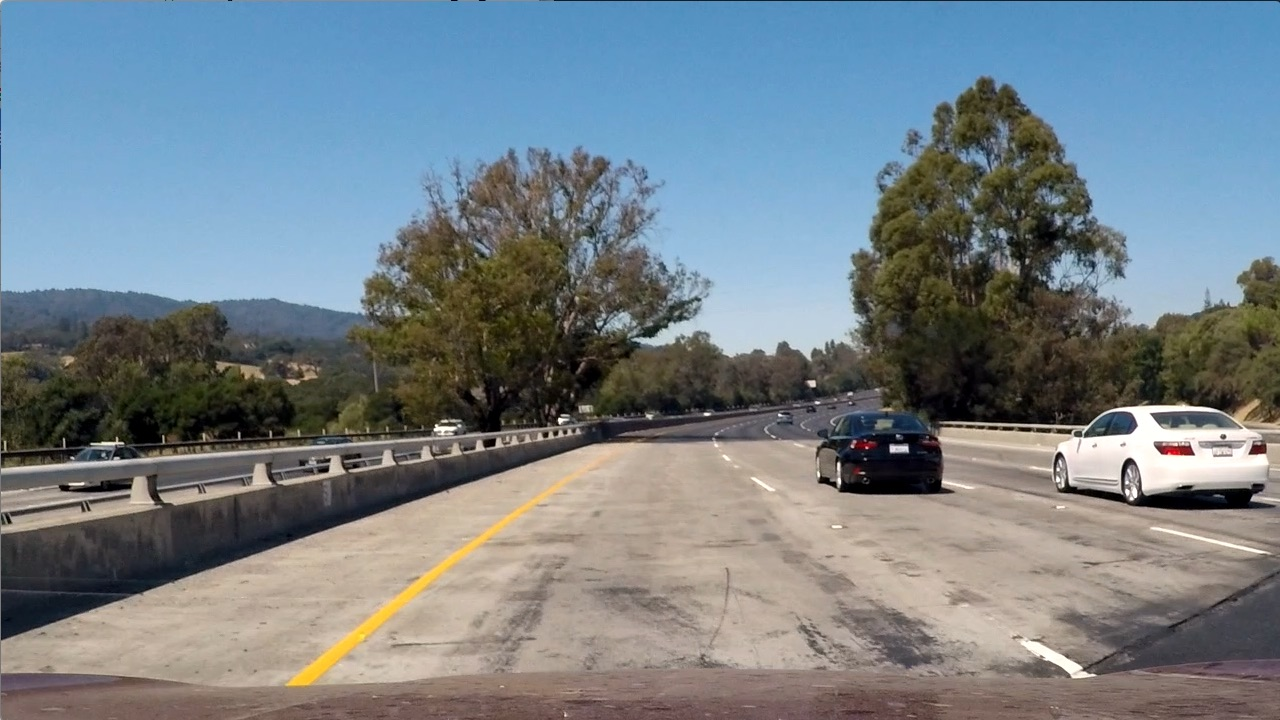
#> input picture test1.jpg, 1280 x 720 px
$ python -i views.py   (imports and definitions only)   (older library calls are emulated)
#> lines starting #> are read from the running program, lines starting #| are printed output that depends on the picture; after the words box and inside, x2 and y2 are one past the last pixel; in counts of white or black regions, pixels touching at a corner belong together
### darkflow/net/build.py
import tensorflow as tf
import time
from . import help
from . import flow
from .ops import op_create, identity
from .ops import HEADER, LINE
from .framework import create_framework
from ..dark.darknet import Darknet
import json
import os

class TFNet(object):

	_TRAINER = dict({
		'rmsprop': tf.train.RMSPropOptimizer,
		'adadelta': tf.train.AdadeltaOptimizer,
		'adagrad': tf.train.AdagradOptimizer,
		'adagradDA': tf.train.AdagradDAOptimizer,
		'momentum': tf.train.MomentumOptimizer,
		'adam': tf.train.AdamOptimizer,
		'ftrl': tf.train.FtrlOptimizer,
		'sgd': tf.train.GradientDescentOptimizer
	})

	# imported methods
	_get_fps = help._get_fps
	say = help.say
	train = flow.train
	camera = help.camera
	predict = flow.predict
	return_predict = flow.return_predict
	to_darknet = help.to_darknet
	build_train_op = help.build_train_op
	load_from_ckpt = help.load_from_ckpt

	def __init__(self, FLAGS, darknet = None):
		self.ntrain = 0

		if isinstance(FLAGS, dict):
			from ..defaults import argHandler
			newFLAGS = argHandler()
			newFLAGS.setDefaults()
			newFLAGS.update(FLAGS)
			FLAGS = newFLAGS

		self.FLAGS = FLAGS
		if self.FLAGS.pbLoad and self.FLAGS.metaLoad:
			self.say('\nLoading from .pb and .meta')
			self.graph = tf.Graph()
			device_name = FLAGS.gpuName \
				if FLAGS.gpu > 0.0 else None
			with tf.device(device_name):
				with self.graph.as_default() as g:
					self.build_from_pb()
			return

		if darknet is None:
			darknet = Darknet(FLAGS)
			self.ntrain = len(darknet.layers)

		self.darknet = darknet
		args = [darknet.meta, FLAGS]
		self.num_layer = len(darknet.layers)
		self.framework = create_framework(*args)

		self.meta = darknet.meta

		self.say('\nBuilding net ...')
		start = time.time()
		self.graph = tf.Graph()
		device_name = FLAGS.gpuName \
			if FLAGS.gpu > 0.0 else None
		print("Testing device_name",device_name)
		gpu_options = tf.GPUOptions(per_process_gpu_memory_fraction=0.7)
		sess = tf.Session(config=tf.ConfigProto(gpu_options=gpu_options))

		with tf.device(device_name):
			with self.graph.as_default() as g:
				self.build_forward()
				self.setup_meta_ops()
		self.say('Finished in {}s\n'.format(
			time.time() - start))

	# [98 lines left out: functions build_from_pb, build_forward, setup_meta_ops, savepb, not called in this run]

### detection/views.py
from django.shortcuts import render

# Create your views here.
from django.views.decorators.csrf import csrf_exempt
from scipy.spatial.distance import *
from django.http import JsonResponse
import numpy as np
import urllib.request
import json
import cv2 as cv,cv2
import os
import numpy as np
import math
import pandas as pd
import pickle
import io
import glob
import threading
from darkflow.net.build import TFNet
import math
import imutils

# define the path to the face detector
'''fourcc = cv2.VideoWriter_fourcc(*'XVID')
out = cv2.VideoWriter('output.mp4',fourcc, 20.0, (640,480))'''


#global pt
class Obstacles:
    # [14 lines left out: function assign, not called in this run]


    def assign_dist(self,distance=None):
        self.distance=distance

    '''def assign_offset(self):
        obj_offset=lane_center - self.middle_x
        if(obj_offset<0):
            self.offset="L"'''


    def contents(self):
        print("label",self.label,"\nconfidence",self.confidence,"\ntopleft",self.topleft_x,"topleft_y",self.topleft_y,
            "bottomright_x",self.bottomright_x,"bottomright_y",self.bottomright_y,"middle_x",self.middle_x,"middle_y",self.middle_y,"distance",self.distance)


def calc_middle(x,y):
    return int((x+y)/2)


def calc_distance(x,y):
    a=np.array([x,y])
    return euclidean(pt,a)


# [31 lines left out: functions find_nearest_obstacle, getOffsetStatus, findObstaclesInPath, not called in this run]


# [1 line not run here, left out]
# [1 line that did not run here, left out]
# [1 line that did not run here, left out]
# [1 line that did not run here, left out]
# [1 line that did not run here, left out]
# [1 line not run here, left out]
# [1 line that did not run here, left out]
# [1 line that did not run here, left out]
# [1 line that did not run here, left out]


options = {"model": "cfg/yolo.cfg", "load": "bin/yolo.weights", "threshold": 0.1}


# [1 line that did not run here, left out]

#global first_frame
# [257 lines left out: functions detect, object_detect, lanedetect, track_lanes_initialize, distort_correct, not called in this run]

def abs_sobel_thresh(img, orient='x', thresh=(0,255)):
    # Convert to grayscale
    gray = cv.cvtColor(img, cv.COLOR_RGB2GRAY)
    # Apply x or y gradient with the OpenCV Sobel() function
    # and take the absolute value
    if orient == 'x':
        abs_sobel = np.absolute(cv.Sobel(gray, cv.CV_64F, 1, 0))
    if orient == 'y':
        abs_sobel = np.absolute(cv.Sobel(gray, cv.CV_64F, 0, 1))
    # Rescale back to 8 bit integer
    scaled_sobel = np.uint8(255*abs_sobel/np.max(abs_sobel))
    # Create a copy and apply the threshold
    binary_output = np.zeros_like(scaled_sobel)
    # Here I'm using inclusive (>=, <=) thresholds, but exclusive is ok too
    binary_output[(scaled_sobel >= thresh[0]) & (scaled_sobel <= thresh[1])] = 1

    # Return the result
    return binary_output

def mag_threshold(img, sobel_kernel=3, thresh=(0, 255)):
    # 1) Convert to grayscale
    gray = cv.cvtColor(img, cv.COLOR_RGB2GRAY)
    # 2) Take the gradient in x and y separately
    x = cv.Sobel(gray, cv.CV_64F, 1, 0, ksize=sobel_kernel)
    y = cv.Sobel(gray, cv.CV_64F, 0, 1, ksize=sobel_kernel)
    # 3) Calculate the xy magnitude
    mag = np.sqrt(x**2 + y**2)
    # 4) Scale to 8-bit (0 - 255) and convert to type = np.uint8
    scale = np.max(mag)/255
    eightbit = (mag/scale).astype(np.uint8)
    # 5) Create a binary mask where mag thresholds are met
    binary_output = np.zeros_like(eightbit)
    binary_output[(eightbit > thresh[0]) & (eightbit < thresh[1])] =1
    return binary_output


def dir_threshold(img, sobel_kernel=3, thresh=(0, np.pi/2)):
    # 1) Convert to grayscale
    gray = cv.cvtColor(img, cv.COLOR_RGB2GRAY)
    # 2) Take the gradient in x and y separately
    x = np.absolute(cv.Sobel(gray, cv.CV_64F, 1, 0, ksize=sobel_kernel))
    y = np.absolute(cv.Sobel(gray, cv.CV_64F, 0, 1, ksize=sobel_kernel))
    # 4) Use np.arctan2(abs_sobely, abs_sobelx) to calculate the direction of the gradient
    direction = np.arctan2(y, x)
    binary_output = np.zeros_like(direction)
    binary_output[(direction > thresh[0]) & (direction < thresh[1])] = 1
    return binary_output


def hls_select(img, sthresh=(0, 255),lthresh=()):
    # 1) Convert to HLS color space
#> called with sthresh = (140, 255), lthresh = (120, 255)
    hls_img = cv.cvtColor(img, cv.COLOR_RGB2HLS)
#> hls_img: shape (720, 1280, 3); mean of channels 0, 1, 2 60.1, 126.8, 73
    # 2) Apply a threshold to the S channel
    L = hls_img[:,:,1]
    S = hls_img[:,:,2]
    # 3) Return a binary image of threshold result
    binary_output = np.zeros_like(S)
    binary_output[(S >= sthresh[0]) & (S <= sthresh[1])
                 & (L > lthresh[0]) & (L <= lthresh[1])] = 1
    return binary_output

# [7 lines left out: function red_select, not called in this run]


def binary_pipeline(img):

    img_copy = cv.GaussianBlur(img, (3, 3), 0)
    #img_copy = np.copy(img)

    # color channels
    s_binary = hls_select(img_copy, sthresh=(140, 255), lthresh=(120, 255))
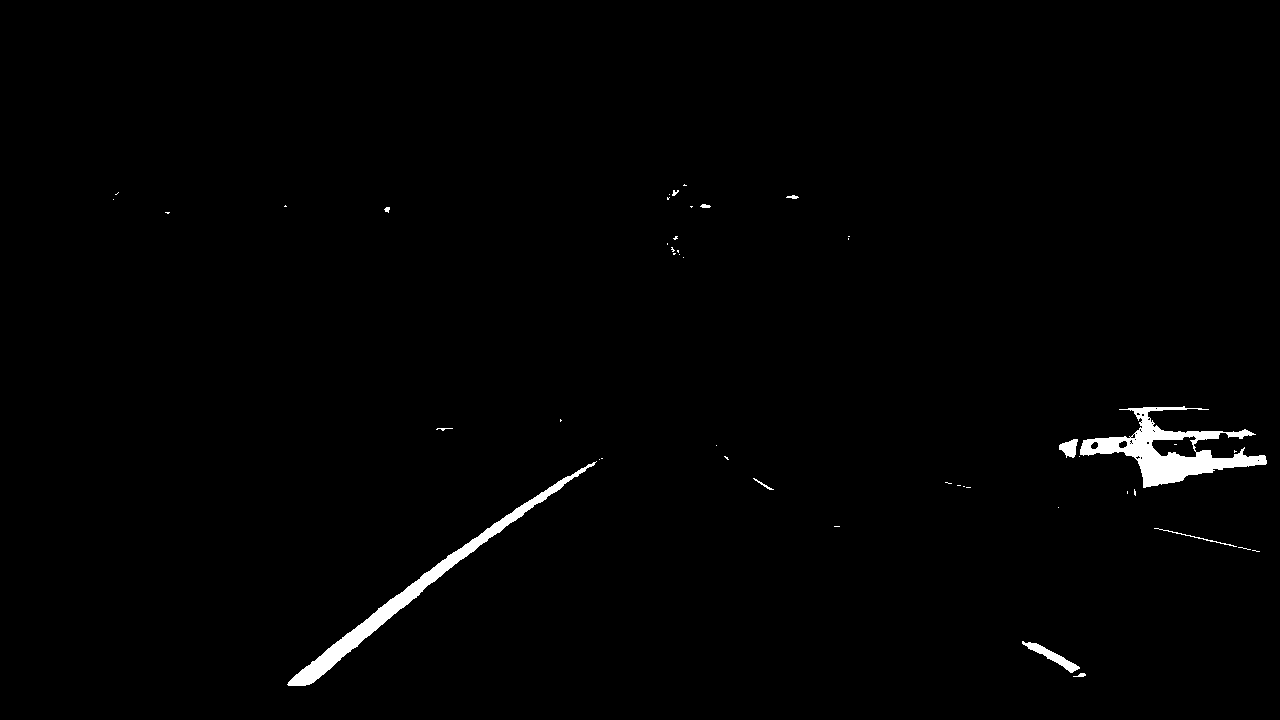
#> s_binary: shape (720, 1280); values 0 (black) and 1 (white), 1.1% white; 47 white regions (35 under 20 px), largest, box (x1, y1, x2, y2) and area: (1080, 406, 1267, 488) 4981, (287, 461, 597, 686) 4221, (1022, 641, 1080, 673) 462
    #red_binary = red_select(img_copy, thresh=(200,255))

    # Sobel x
    x_binary = abs_sobel_thresh(img_copy,thresh=(25, 200))
#> x_binary: shape (720, 1280); values 0 (black) and 1 (white), 5.4% white in thin lines or dots
    y_binary = abs_sobel_thresh(img_copy,thresh=(25, 200), orient='y')
#> y_binary: shape (720, 1280); values 0 (black) and 1 (white), 8.8% white; 3294 white regions (2820 under 20 px), largest, box (x1, y1, x2, y2) and area: (0, 395, 846, 642) 16162, (928, 396, 1280, 457) 5034, (0, 448, 397, 536) 3883
    xy = cv.bitwise_and(x_binary, y_binary)
#> xy: shape (720, 1280); values 0 (black) and 1 (white), 2.1% white in thin lines or dots

    #magnitude & direction
    mag_binary = mag_threshold(img_copy, sobel_kernel=3, thresh=(30,100))
#> in mag_threshold, `y = cv.Sobel(gray, cv.CV_64F, 0, 1, ksize=sobel_kernel)`:
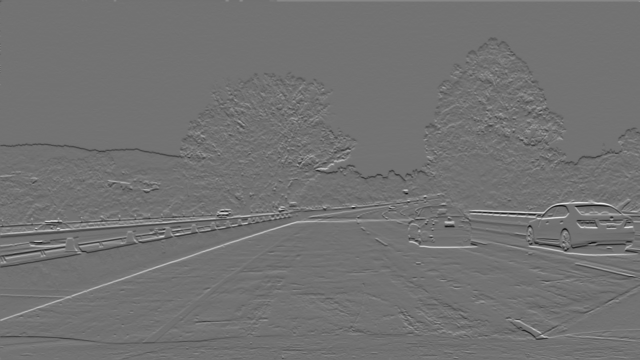
#> y: shape (720, 1280) float64 (shown at 1/2 size); min -573, max 700, mean -0.2; drawn with min black and max white
#> in mag_threshold, `scale = np.max(mag)/255`: scale = 2.75
#> mag_binary: shape (720, 1280); values 0 (black) and 1 (white), 8.7% white in thin lines or dots
    dir_binary = dir_threshold(img_copy, sobel_kernel=3, thresh=(0.8, 1.2))
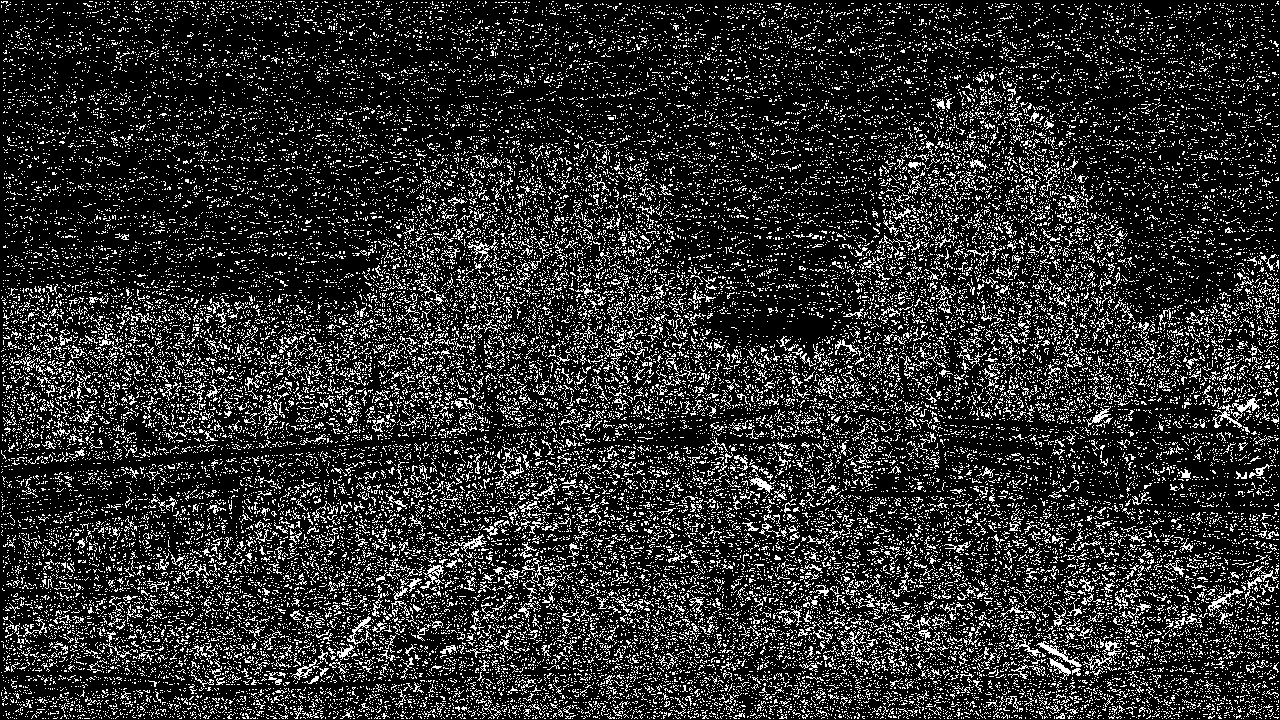
#> dir_binary: shape (720, 1280) float64; values 0 (black) and 1 (white), 18.1% white in thin lines or dots

    # Stack each channel
    gradient = np.zeros_like(s_binary)
    gradient[((x_binary == 1) & (y_binary == 1)) | ((mag_binary == 1) & (dir_binary == 1))] = 1
    final_binary = cv.bitwise_or(s_binary, gradient)
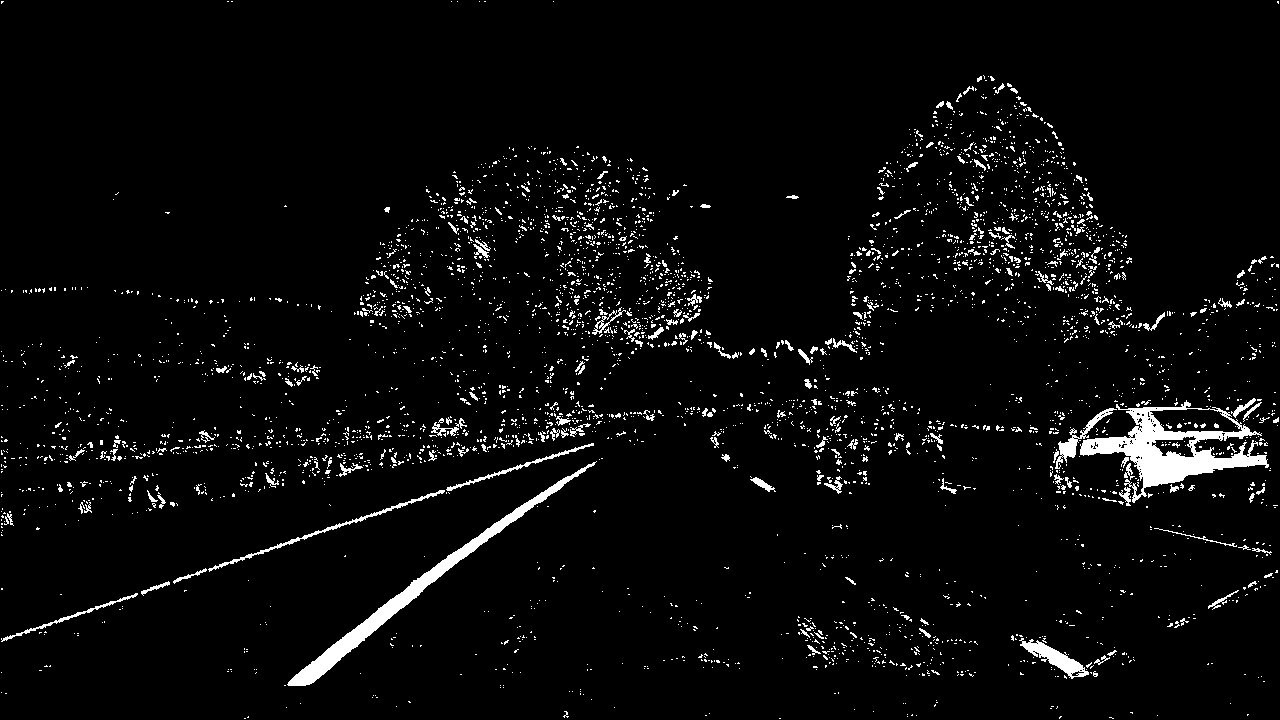
#> final_binary: shape (720, 1280); values 0 (black) and 1 (white), 4% white; 4189 white regions (3974 under 20 px), largest, box (x1, y1, x2, y2) and area: (1080, 400, 1269, 503) 5914, (287, 461, 597, 686) 4240, (1019, 638, 1089, 679) 908

    return final_binary


# [102 lines left out: functions warp_image, track_lanes_update, not called in this run]

def get_val(y,poly_coeff):
    return poly_coeff[0]*y**2+poly_coeff[1]*y+poly_coeff[2]

# [97 lines left out: functions lane_fill_poly, measure_curve, vehicle_offset, not called in this run]

>>> import cv2
>>> picture = cv2.cvtColor(cv2.imread('../test1.jpg'), cv2.COLOR_BGR2RGB)
>>> result = binary_pipeline(picture)

$ run again, on test2.jpg
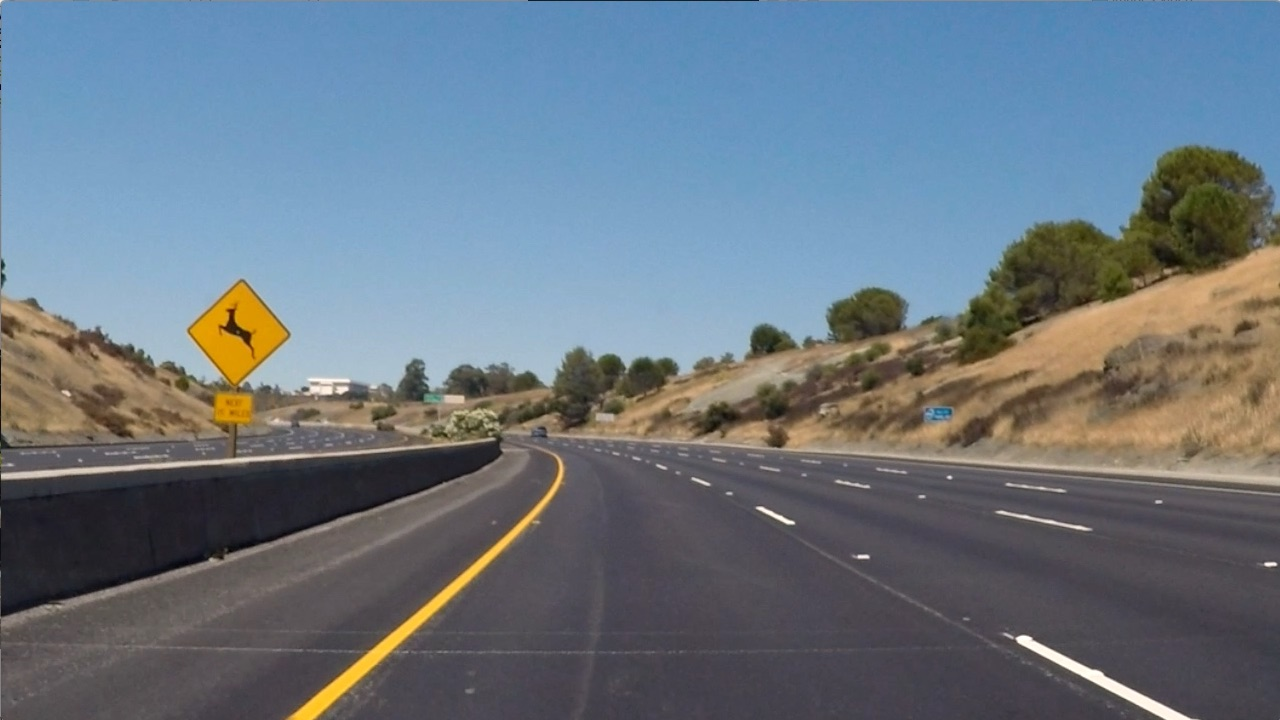
#> input picture test2.jpg, 1280 x 720 px
#> hls_img: shape (720, 1280, 3); mean of channels 0, 1, 2 92, 117.9, 63.4
#> s_binary: shape (720, 1280); values 0 (black) and 1 (white), 0.57% white; 26 white regions (19 under 20 px), largest, box (x1, y1, x2, y2) and area: (290, 463, 563, 720) 3630, (1018, 637, 1188, 720) 1344, (222, 330, 250, 352) 69
#> x_binary: shape (720, 1280); values 0 (black) and 1 (white), 4.9% white; 1618 white regions (1226 under 20 px), largest, box (x1, y1, x2, y2) and area: (284, 450, 567, 720) 3823, (235, 278, 293, 393) 930, (185, 278, 241, 386) 836
#> y_binary: shape (720, 1280); values 0 (black) and 1 (white), 7.7% white; 1149 white regions (834 under 20 px), largest, box (x1, y1, x2, y2) and area: (0, 360, 1280, 497) 16747, (0, 440, 566, 619) 4138, (285, 471, 565, 719) 3434
#> xy: shape (720, 1280); values 0 (black) and 1 (white), 2.7% white in thin lines or dots
#> in mag_threshold, `y = cv.Sobel(gray, cv.CV_64F, 0, 1, ksize=sobel_kernel)`:
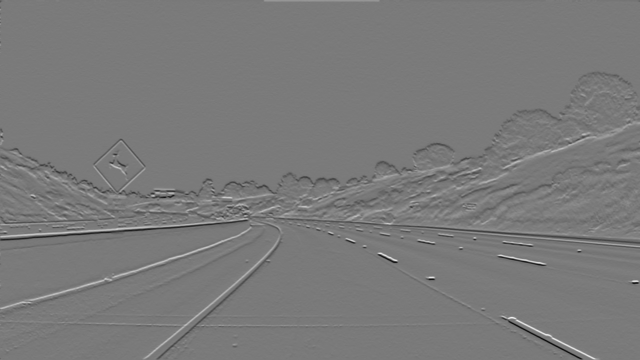
#> y: shape (720, 1280) float64 (shown at 1/2 size); min -450, max 488, mean -0.5; drawn with min black and max white
#> scale = 1.95
#> mag_binary: shape (720, 1280); values 0 (black) and 1 (white), 6.5% white; 993 white regions (769 under 20 px), largest, box (x1, y1, x2, y2) and area: (28, 277, 966, 486) 21723, (895, 224, 1280, 386) 3021, (0, 348, 374, 466) 2685
#> dir_binary: shape (720, 1280) float64; values 0 (black) and 1 (white), 16.3% white in thin lines or dots
#> in binary_pipeline, `final_binary = cv.bitwise_or(s_binary, gradient)`:
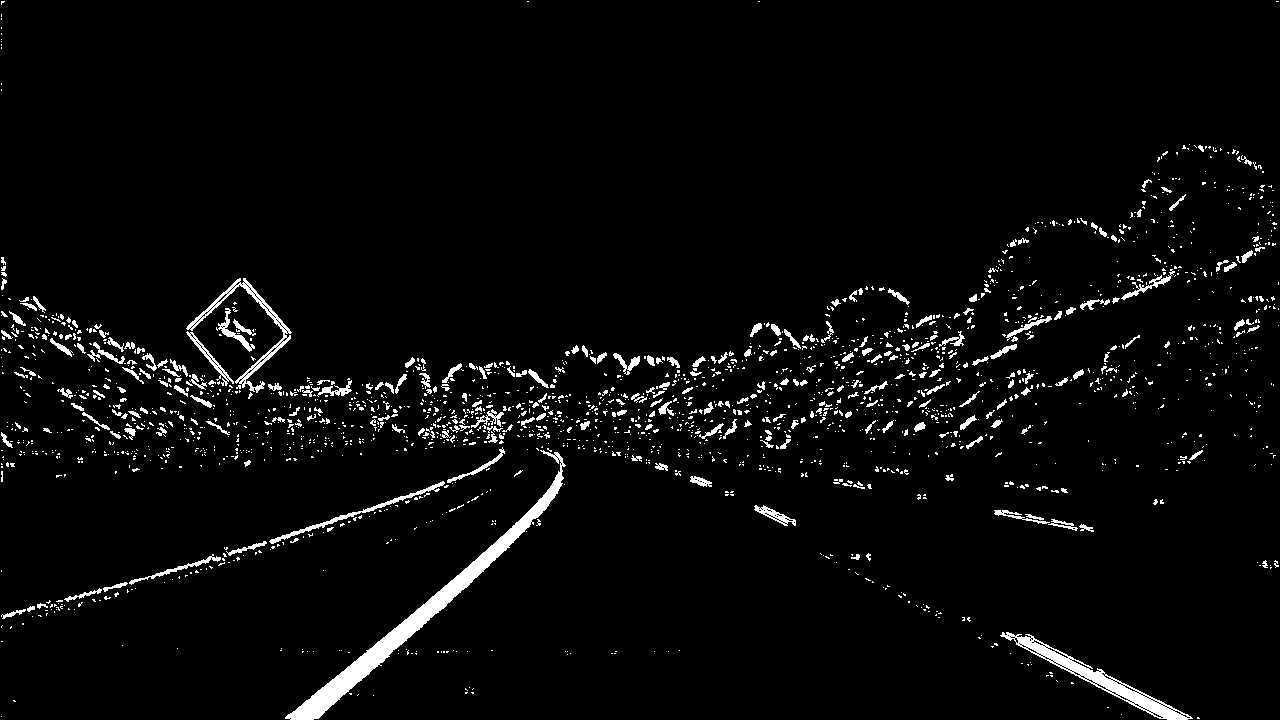
#> final_binary: shape (720, 1280); values 0 (black) and 1 (white), 3.6% white; 2116 white regions (1835 under 20 px), largest, box (x1, y1, x2, y2) and area: (285, 450, 566, 720) 5706, (1000, 632, 1193, 720) 2455, (186, 278, 292, 393) 1292
